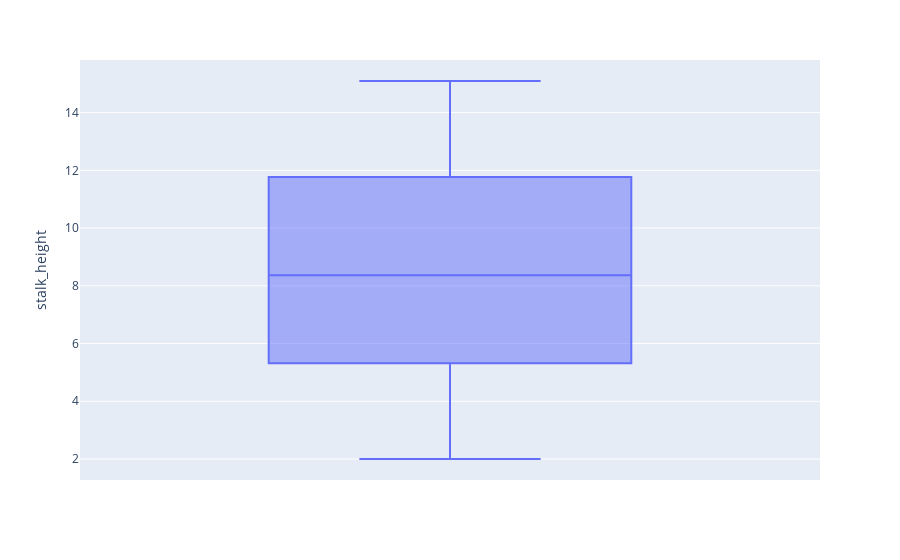
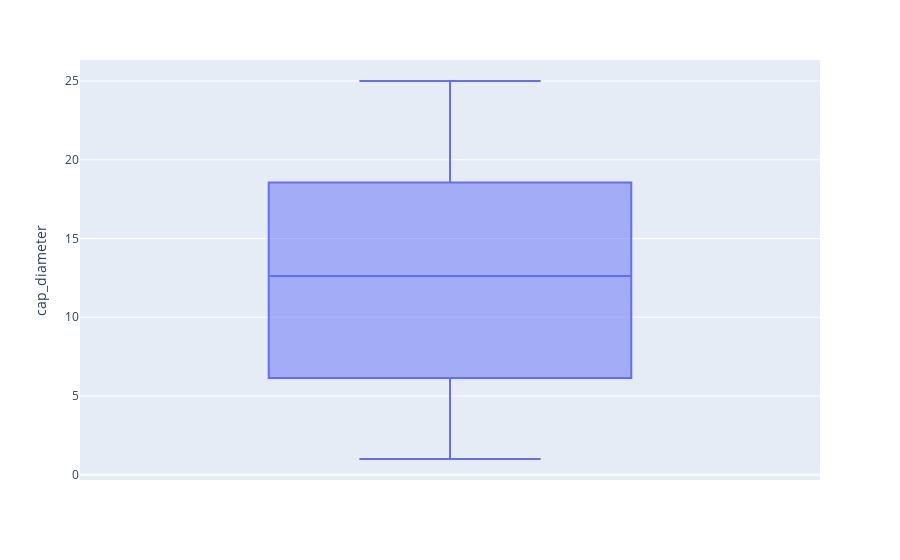

Notebook code cell kept with these figures, in order:
### Code cell
for column in data.columns:
  if data[column].dtype != 'object':
    fig = px.box(data, y=column)
    fig.show()

### Figure 1 — Plotly figure (JSON) as saved in the notebook; plotly's stock layout.template omitted (floating-point values rounded to 4 significant figures; data arrays with more than 128 entries replaced by an {"elided": "..."} marker saying what was removed)
{"data": [{"alignmentgroup": "True", "hovertemplate": "stalk_height=%{y}<extra></extra>", "legendgroup": "", "marker": {"color": "#636efa"}, "name": "", "notched": false, "offsetgroup": "", "orientation": "v", "showlegend": false, "type": "box", "x0": " ", "xaxis": "x", "y": {"elided": "976 float values"}, "y0": " ", "yaxis": "y"}], "layout": {"boxmode": "group", "legend": {"tracegroupgap": 0}, "margin": {"t": 60}, "xaxis": {"anchor": "y", "domain": [0, 1]}, "yaxis": {"anchor": "x", "domain": [0, 1], "title": {"text": "stalk_height"}}}}

### Figure 2 — Plotly figure (JSON) as saved in the notebook; plotly's stock layout.template omitted (floating-point values rounded to 4 significant figures; data arrays with more than 128 entries replaced by an {"elided": "..."} marker saying what was removed)
{"data": [{"alignmentgroup": "True", "hovertemplate": "cap_diameter=%{y}<extra></extra>", "legendgroup": "", "marker": {"color": "#636efa"}, "name": "", "notched": false, "offsetgroup": "", "orientation": "v", "showlegend": false, "type": "box", "x0": " ", "xaxis": "x", "y": {"elided": "976 float values"}, "y0": " ", "yaxis": "y"}], "layout": {"boxmode": "group", "legend": {"tracegroupgap": 0}, "margin": {"t": 60}, "xaxis": {"anchor": "y", "domain": [0, 1]}, "yaxis": {"anchor": "x", "domain": [0, 1], "title": {"text": "cap_diameter"}}}}
